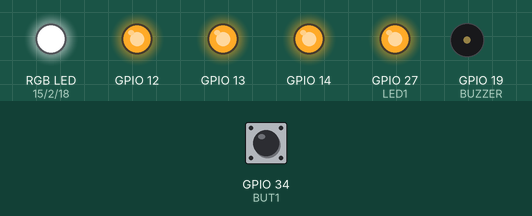
Bench run of a sketch on a simulated ESP32. Shown: an RGB LED mixed from three pins (HIGH = lit), output pins drawn as LEDs (lit = HIGH), buzzer (waves = sounding). The test bench sets the inputs (shaded band); at power-on: GPIO 34 (BUT1) LOW.

Above: at 1.2 s.
1.3 s: GPIO 34 (BUT1) pulled HIGH for 0.15 s
At 1.9 s:
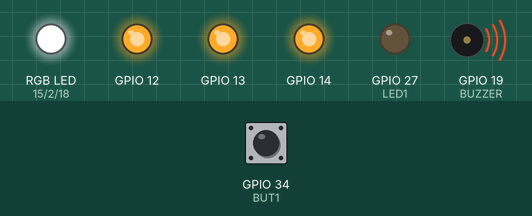
At 4.12 s:
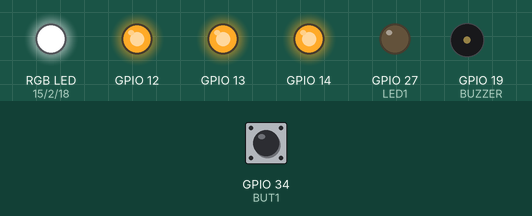
4.4 s: GPIO 34 (BUT1) pulled HIGH for 3.2 s
At 12.9 s:
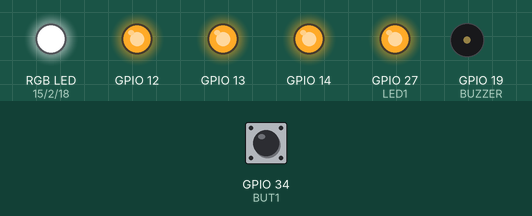
Timing chart, 0 to 14.4 s (numbered marks = the images above; inputs shaded):
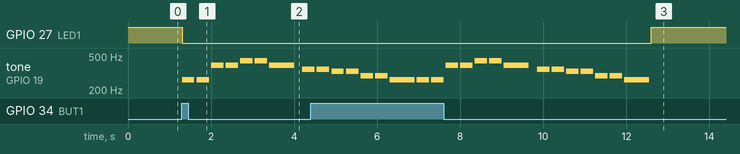

The sketch:

Ardu8_28_ESP32_Melody.ino
```cpp
/*
  Робототехнический контроллер «Кибернетический»: мелодия из массивов

  Нажмите BUT1 (крайняя правая кнопка) — прозвучит мелодия.
  Ноты и длительности хранятся в двух массивах одинаковой длины. 0 — пауза.

  Плата в Arduino IDE: ESP32 Wrover Module. Кабель USB-C — в НИЖНИЙ разъём (ESP32).
*/

// ---------- Светодиоды, кнопки и пищалка ESP32 ----------
// Светодиоды горят от LOW. Слева направо на плате: LED4, LED3, LED2, LED1.
const int LED1 = 27, LED2 = 14, LED3 = 12, LED4 = 13;
const int RGB_R = 15, RGB_G = 2, RGB_B = 18;
// Кнопки дают HIGH при нажатии. Слева направо на плате: BUT4, BUT3, BUT2, BUT1.
const int BUT1 = 34, BUT2 = 35, BUT3 = 25, BUT4 = 26;
const int BUZZER = 19;

void setRGB(bool r, bool g, bool b) {
  digitalWrite(RGB_R, r ? LOW : HIGH);
  digitalWrite(RGB_G, g ? LOW : HIGH);
  digitalWrite(RGB_B, b ? LOW : HIGH);
}

void boardBegin() {
  int leds[] = {LED1, LED2, LED3, LED4, RGB_R, RGB_G, RGB_B};
  for (int p : leds) { pinMode(p, OUTPUT); digitalWrite(p, HIGH); }  // всё погасить
  int buttons[] = {BUT1, BUT2, BUT3, BUT4};
  for (int p : buttons) pinMode(p, INPUT);
  pinMode(BUZZER, OUTPUT);
}

// Ноты первой октавы, Гц
const int DO = 262, RE = 294, MI = 330, FA = 349, SOL = 392, LA = 440, SI = 494;

int melody[]    = {DO, DO, SOL, SOL, LA, LA, SOL, 0, FA, FA, MI, MI, RE, RE, DO};
int durations[] = {300, 300, 300, 300, 300, 300, 600, 100, 300, 300, 300, 300, 300, 300, 600};
const int NOTES = sizeof(melody) / sizeof(melody[0]);

void playMelody() {
  for (int i = 0; i < NOTES; i++) {
    digitalWrite(LED1, LOW);
    if (melody[i] > 0) tone(BUZZER, melody[i], durations[i]);
    delay(durations[i] + 50);      // ждём окончания ноты и небольшую паузу
    digitalWrite(LED1, HIGH);
  }
}

void setup() {
  boardBegin();
}

void loop() {
  if (digitalRead(BUT1) == HIGH) playMelody();
}
```

Measured:
- after the input at 1.3 s, GPIO 27 (LED1): HIGH → LOW at once; tone on GPIO 19 (BUZZER): plays 262 Hz for 0.30 s, 262 Hz for 0.30 s, 392 Hz for 0.30 s, 392 Hz for 0.30 s, 440 Hz for 0.30 s, 440 Hz for 0.30 s … (8 notes in this stretch), starting at once
- after the input at 4.4 s, GPIO 27 (LED1): LOW → HIGH after 8.2 s instead of 2.6 s
